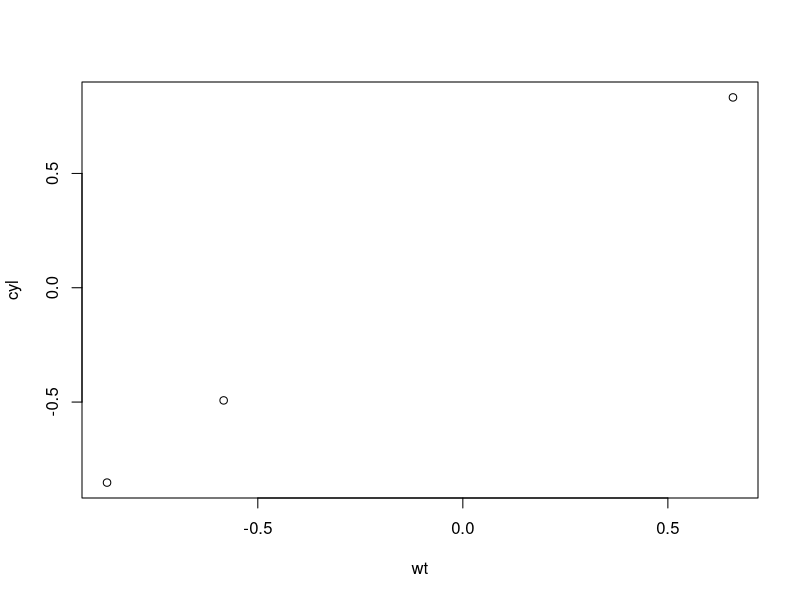
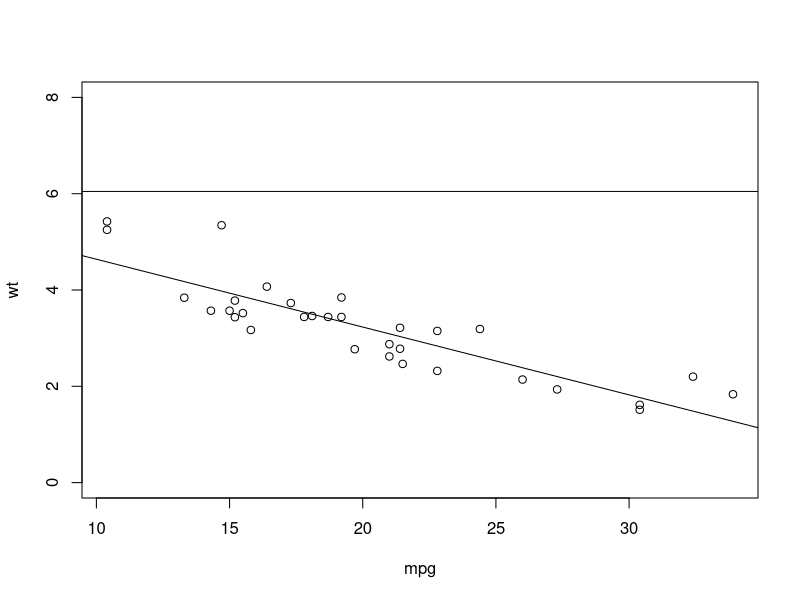

R code for these plots, in order:
#ch7
attach(mtcars)
str(mtcars)
detach(mtcars)

(m=mtcars[,c("mpg","gear","hp")])
(w=mtcars[,c("wt","cyl","carb")])
cor(m,w)
cov(m,w)
plot(cor(m,w))
attach(mtcars)
mpg;wt
cbind(mpg,wt)
cov(mpg,wt)
cov(wt, mpg)

cor(mpg,wt)
cor(wt, mpg)

plot(mpg,wt, ylim=c(0,8))
lmfit = lm(wt~mpg,data=mtcars)
summary(lmfit)
abline(h=6.0473)
abline(lm(wt~mpg,data=mtcars))

?lm
?abline

Input = ("
Volume   Pitch 
         1760    529 
         2040    566
         2440    473
         2550    461
         2730    465
         2740    532
         3010    484
         3080    527
         3370    488
         3740    485
         4910    478
         5090    434
         5090    468
         5380    449
         5850    425
         6730    389
         6990    421
         7960    416
         ")
Data = read.table(textConnection(Input),header=TRUE)
Data
summary(Data)
cor.test( ~ Pitch + Volume, 
          data=Data,
          method = "spearman",
          continuity = FALSE,
          conf.level = 0.95)
cor(Data$Volume,Data$Pitch, method="spearman")
cor(Data$Volume,Data$Pitch, method="kendall")
cor(Data$Volume,Data$Pitch, method="pearson")
?cor

x=c(6,8,12,15,18,20,24,28,31)
y=c(10,12,15,15,18,25,22,26,28)
cov(x,y)
cor(x,y)
(x1=x-mean(x))
(y1=y-mean(y))
(x1y1=x1*y1)
(cov1=sum(x1y1)/(length(x)-1))
cov(x,y)
cov(x,y)/(sd(x)*sd(y))
cor(x,y)
cbind(x,y,x1,c=x1^2,y1,d=y1^2,x1y1)
apply(cbind(x,y,x1,x1^2,y1,y1^2,x1y1), 2,sum)
colSums(cbind(x,y,x1,c=x1^2,y1,d=y1^2,x1y1))

rank(x)
x
cbind(x,rank(-x))
?rank
